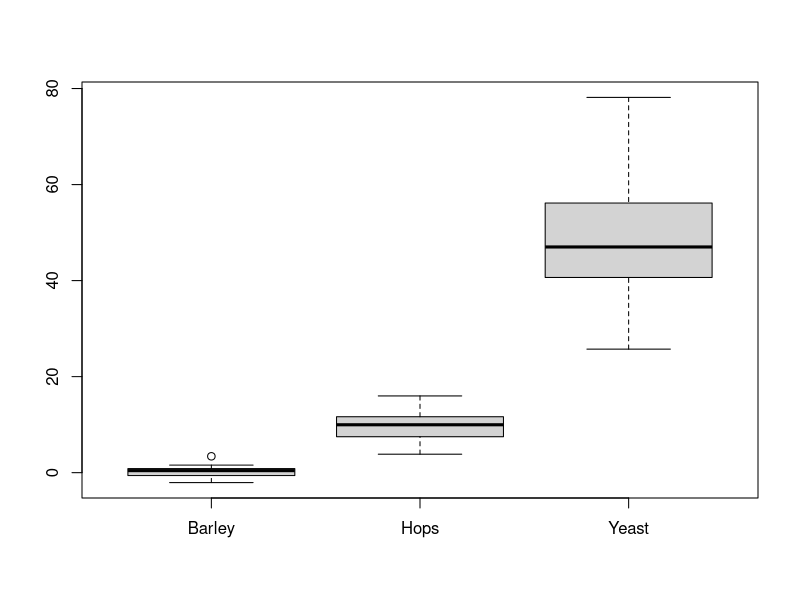
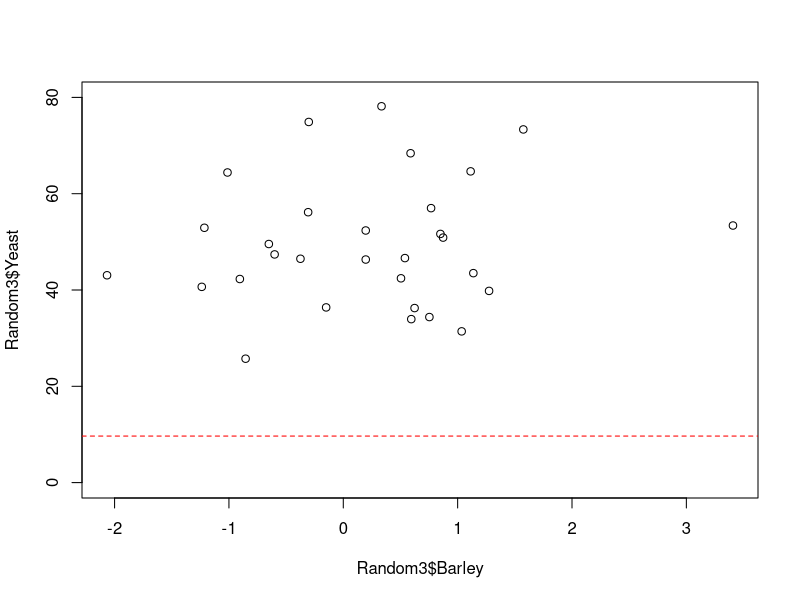
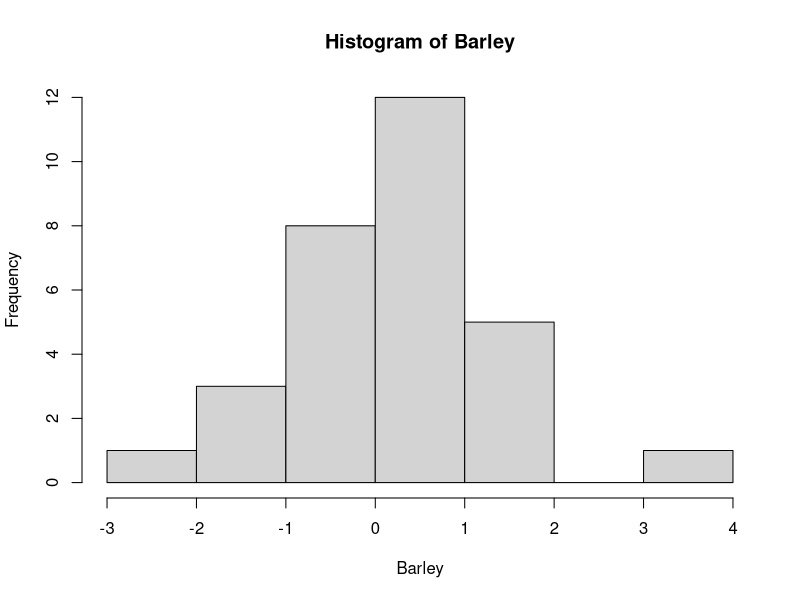

These charts were generated, in order, by the following R code:
## ---- chunk 1
c(rep(3, 7)) + 1:7
## ---- chunk 2
rep(c("M", "F"), each = 20)
## ---- chunk 3
set.seed(5810) #this makes the random number generator below (rnorm) reproducable, 
# so we get the same "random" results
my_data <- data.frame(Sex = rep(c("Male", "Female"), 20), Age = rnorm(40, 65, 10), Nationality = rep(c("Other", "French"), each = 20))
my_data
new_data <- my_data[!(my_data$Sex == "Male" & my_data$Age > 65 & my_data$Nationality != "French"), ]

new_data
## ---- chunk 4
data.frame(Hydrogen = rnorm(30, 0, 1), Helium = rnorm(30, 10, 3), Lithium = rnorm(30, 50, 10))
## ---- chunk 5
Random3 <- data.frame(Barley = rnorm(30, 0, 1), Hops = rnorm(30, 10, 3), Yeast = rnorm(30, 50, 10))
boxplot(Random3)
## ---- chunk 6
plot(Random3$Barley, Random3$Yeast, ylim = c(0,80))
abline(h = mean(Random3$Hops), lty = 2, col = "red")
## ---- chunk 7
hist(Random3$Barley, xlab = "Barley", main = "Histogram of Barley")
